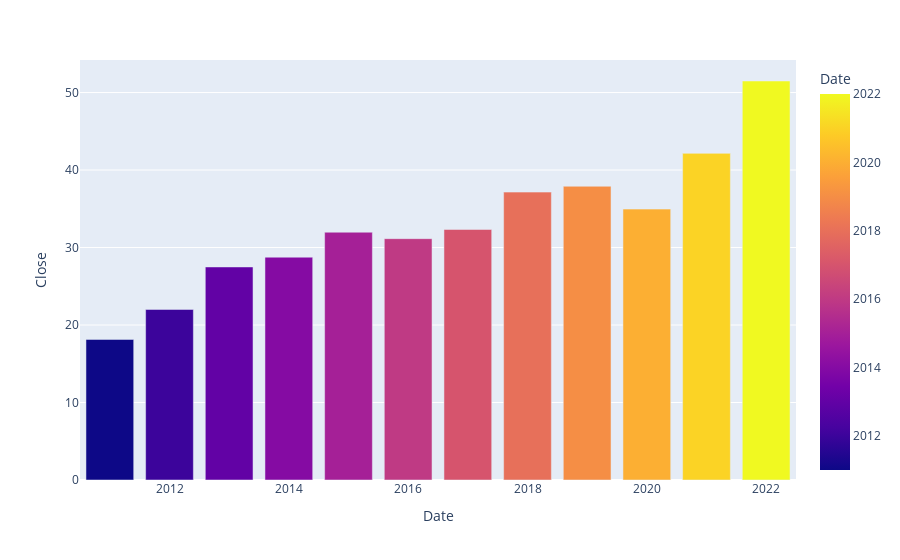

Notebook source saved alongside this figure:
### Code cell
# Plot data output as a bar chart
pe.bar( x=data.index, y='Close', data_frame = data, color = data.index)

### Figure 1 — Plotly figure (JSON) as saved in the notebook; plotly's stock layout.template omitted (floating-point values rounded to 4 significant figures)
{"data": [{"alignmentgroup": "True", "hovertemplate": "Date=%{marker.color}<br>Close=%{y}<extra></extra>", "legendgroup": "", "marker": {"color": [2011, 2012, 2013, 2014, 2015, 2016, 2017, 2018, 2019, 2020, 2021, 2022], "coloraxis": "coloraxis", "pattern": {"shape": ""}}, "name": "", "offsetgroup": "", "orientation": "v", "showlegend": false, "textposition": "auto", "type": "bar", "x": [2011, 2012, 2013, 2014, 2015, 2016, 2017, 2018, 2019, 2020, 2021, 2022], "xaxis": "x", "y": [18.14, 22.01, 27.49, 28.75, 31.98, 31.14, 32.33, 37.15, 37.9, 34.96, 42.15, 51.49], "yaxis": "y"}], "layout": {"barmode": "relative", "coloraxis": {"colorbar": {"title": {"text": "Date"}}, "colorscale": [[0, "#0d0887"], [0.1111, "#46039f"], [0.2222, "#7201a8"], [0.3333, "#9c179e"], [0.4444, "#bd3786"], [0.5556, "#d8576b"], [0.6667, "#ed7953"], [0.7778, "#fb9f3a"], [0.8889, "#fdca26"], [1, "#f0f921"]]}, "legend": {"tracegroupgap": 0}, "margin": {"t": 60}, "xaxis": {"anchor": "y", "domain": [0, 1], "title": {"text": "Date"}}, "yaxis": {"anchor": "x", "domain": [0, 1], "title": {"text": "Close"}}}}
